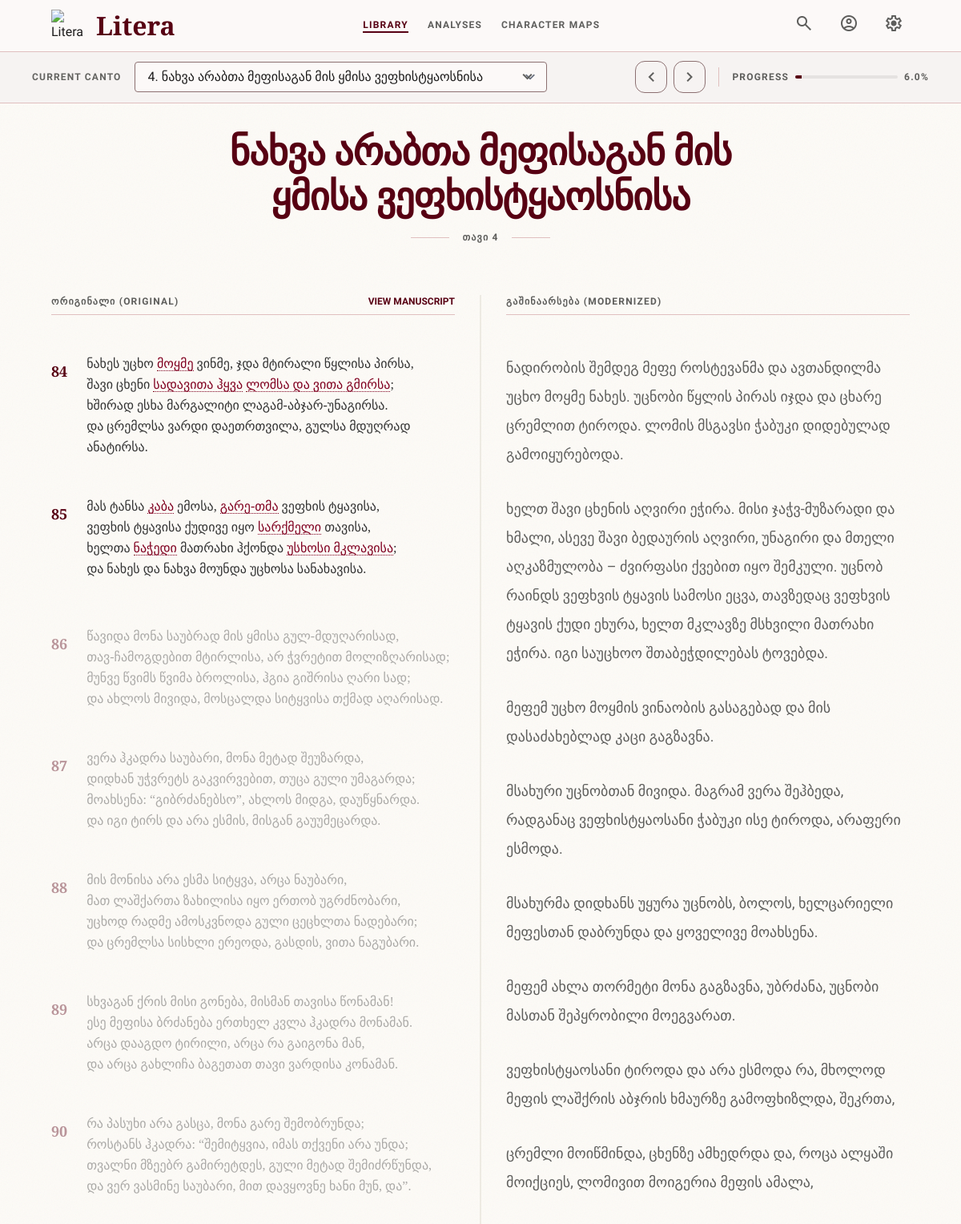
The page /vefxistyaosani/4 (upper part) on the database its author committed.
### models.py (models this page shows, shortened)
class ModernChapter(db.Model):
    __tablename__ = "modern_chapters"
    id = db.Column(db.Integer, primary_key=True)
    chapter_id = db.Column(db.Integer, nullable=False, index=True)
    title = db.Column(db.String(255), nullable=True)
    strophe_start = db.Column(db.Integer, nullable=True, index=True)
    strophe_end = db.Column(db.Integer, nullable=True, index=True)
    text = db.Column(db.Text, nullable=False)
    source = db.Column(db.String(64), nullable=False, default="utvalavi", index=True)
    review_status = db.Column(db.String(16), nullable=False, default="draft")
    created_at = db.Column(db.DateTime, default=datetime.utcnow)
    __table_args__ = (
        db.UniqueConstraint("source", "chapter_id", name="uq_modern_chapter"),
    )
    @property
    def paragraphs(self):
        return [p.strip() for p in self.text.split("\n\n") if p.strip()]

class VefxistyaosaniLine(db.Model):
    __tablename__ = 'vefxistyaosani_lines'
    id = db.Column(db.Integer, primary_key=True)
    line = db.Column(db.Text, nullable=False)
    chapter = db.Column(db.String(255), nullable=True)
    chapter_id = db.Column(db.Integer, nullable=True)
    strophe_id = db.Column(db.Integer, nullable=True)
    line_id = db.Column(db.Integer, nullable=True)
    created_at = db.Column(db.DateTime, default=datetime.utcnow)

### db_loaders/reader_routes.py (the view)
@reader.route("/vefxistyaosani/<int:chapter>")
def vefxistyaosani_chapter(chapter):
    strophes, scheme, offset = _build_strophes(chapter)
    if not strophes:
        abort(404)
    modern = (
        ModernChapter.query.filter_by(chapter_id=chapter)
        .order_by(ModernChapter.source)
        .first()
    )
    chapters = _chapter_index()
    numbers = [c["number"] for c in chapters]
    position = numbers.index(chapter) if chapter in numbers else -1
    return render_template(
        "vefxistyaosani_chapter.html",
        chapter=chapter,
        title=(modern.title if modern else ""),
        strophes=strophes,
        modern_paragraphs=(modern.paragraphs if modern else []),
        modern_missing=(modern is None),
        gloss_scheme=scheme,
        gloss_offset=offset,
        gloss_total=sum(s["gloss_count"] for s in strophes),
        chapters=chapters,
        prev_chapter=(numbers[position - 1] if position > 0 else None),
        next_chapter=(
            numbers[position + 1] if 0 <= position < len(numbers) - 1 else None
        ),
    )

### db_loaders/reader_routes.py (called while the page is built)
def _resolve_alignment(strophe_numbers, by_global, by_local):
    if not strophe_numbers:
        return {}, 0, "none"
    lowest = min(strophe_numbers)
    candidates = []
    for label, bucket in (("local", by_local), ("global", by_global)):
        if not bucket:
            continue
        keys = set(bucket)
        candidates.append(
            (len(strophe_numbers & keys), 0, bucket, label)
        )
        offset = min(keys) - lowest
        if offset:
            hits = sum(1 for s in strophe_numbers if s + offset in keys)
            candidates.append((hits, offset, bucket, label + "+offset"))
    if not candidates:
        return {}, 0, "none"
    hits, offset, bucket, label = max(candidates, key=lambda c: c[0])
    if hits == 0:
        return {}, 0, "none"
    return bucket, offset, label

def _annotate(line, glosses):
    if not line:
        return Markup("")
    text = str(escape(line))
    if not glosses:
        return Markup(text)
    slots = []
    for term, gloss in glosses.items():
        pattern = re.compile(
            r"(?<![%s])(%s)(?![%s])" % (GEORGIAN, re.escape(str(escape(term))), GEORGIAN)
        )
        def _swap(match, _gloss=gloss):
            index = len(slots)
            slots.append((match.group(1), _gloss))
            return "\x00%d\x00" % index
        text = pattern.sub(_swap, text)
    def _expand(match):
        surface, gloss = slots[int(match.group(1))]
        return '<span class="gloss" data-gloss="%s" tabindex="0">%s</span>' % (
            escape(gloss),
            surface,
        )
    text = re.sub(r"\x00(\d+)\x00", _expand, text)
    return Markup(text)

def _chapter_index():
    numbers = [
        n
        for (n,) in VefxistyaosaniLine.query.with_entities(VefxistyaosaniLine.chapter_id)
        .distinct()
        .order_by(VefxistyaosaniLine.chapter_id)
        .all()
        if n is not None
    ]
    titles = {}
    modernised = set()
    for row in ModernChapter.query.all():
        modernised.add(row.chapter_id)
        if row.title:
            titles[row.chapter_id] = row.title
    return [
        {"number": n, "title": titles.get(n, ""), "modernised": n in modernised}
        for n in numbers
    ]

### templates/vefxistyaosani_chapter.html (shortened to what this page needs)
<!DOCTYPE html><html class="scroll-smooth" lang="ka" style=""><head>
<script src="https://cdn.tailwindcss.com?plugins=forms,container-queries"></script>
<script id="tailwind-config">
        tailwind.config = {
            darkMode: "class",
            theme: {
                extend: {
                    "colors": {
                        "on-primary-container": "#ff828a",
                        "on-error-container": "#93000a",
                        "surface-container": "#f0eded",
                        "on-tertiary": "#ffffff",
                        "on-background": "#1c1b1b",
                        "surface-container-low": "#f6f3f2",
                        "on-error": "#ffffff",
                        "secondary": "#5e5e5c",
                        "outline-variant": "#e0bfbf",
                        "primary": "#570013",
                        "surface-variant": "#e5e2e1",
                        "crimson-dark": "#5B0016",
                        "tertiary-fixed": "#ffe088",
                        "parchment-deep": "#F5F1E6",
                        "surface": "#fcf9f8",
                        "surface-dim": "#dcd9d9",
                        "secondary-fixed-dim": "#c8c6c3",
                        "on-secondary": "#ffffff",
                        "on-secondary-container": "#636360",
                        "secondary-fixed": "#e4e2de",
                        "on-primary-fixed-variant": "#8e0f28",
                        "surface-bright": "#fcf9f8",
                        "on-tertiary-container": "#4f3d00",
                        "error": "#ba1a1a",
                        "on-secondary-fixed-variant": "#474744",
                        "error-container": "#ffdad6",
                        "on-surface-variant": "#584141",
                        "on-surface": "#1c1b1b",
                        "inverse-primary": "#ffb3b5",
                        "surface-container-high": "#eae7e7",
                        "on-secondary-fixed": "#1b1c1a",
                        "charcoal-muted": "#333333",
                        "surface-container-highest": "#e5e2e1",
                        "background": "#fcf9f8",
                        "secondary-container": "#e1dfdc",
                        "primary-container": "#800020",
                        "surface-tint": "#af2b3e",
                        "primary-fixed-dim": "#ffb3b5",
                        "outline": "#8c7071",
                        "on-tertiary-fixed-variant": "#574500",
                        "tertiary": "#735c00",
                        "tertiary-container": "#cca730",
                        "tertiary-fixed-dim": "#e9c349",
                        "on-primary": "#ffffff",
                        "inverse-on-surface": "#f3f0ef",
                        "on-primary-fixed": "#40000b",
                        "inverse-surface": "#313030",
                        "primary-fixed": "#ffdada",
                        "surface-container-lowest": "#ffffff",
                        "on-tertiary-fixed": "#241a00"
                    },
                    "borderRadius": {
                        "DEFAULT": "0.125rem",
                        "lg": "0.25rem",
                        "xl": "0.5rem",
                        "full": "0.75rem"
                    },
                    "spacing": {
                        "container-max": "1120px",
                        "margin-mobile": "16px",
                        "unit": "8px",
                        "section-gap": "64px",
                        "gutter": "24px"
                    },
                    "fontFamily": {
                        "ebGaramond": ["EB Garamond", "serif"],
                        "hankenGrotesk": ["Hanken Grotesk", "sans-serif"]
                    },
                    "fontSize": {
                        "headline-sm": ["24px", {"lineHeight": "32px", "fontWeight": "500"}],
                        "body-lg": ["18px", {"lineHeight": "28px", "fontWeight": "400"}],
                        "display-lg": ["48px", {"lineHeight": "56px", "letterSpacing": "-0.02em", "fontWeight": "600"}],
                        "label-caps": ["12px", {"lineHeight": "16px", "letterSpacing": "0.1em", "fontWeight": "600"}],
                        "headline-md": ["32px", {"lineHeight": "40px", "fontWeight": "500"}],
                        "body-md": ["16px", {"lineHeight": "24px", "fontWeight": "400"}]
                    }
                }
            }
        }
    </script>
</head>
<body class="bg-background text-on-background font-hankenGrotesk antialiased">
<header class="fixed top-0 w-full z-50 bg-background border-b border-outline-variant">
  <div class="max-w-container-max mx-auto h-16 flex justify-between items-center px-gutter">
    <div class="flex items-center gap-4">
      <img alt="Litera Monogram" class="h-10 w-10" src="https://lh3.googleusercontent.com/aida/AP1WRLvPqPc8F7VrvqT9pAu-xUrGgZ9s3h6pq4oSRlaXUgGZML_JX2Il89fC4bmUVHhP2EjhbFeiKC14X7YBr8-14eoWGV31B33TRHSAfxznL42x6Y_UbCSUskJQbr97GmJWIcHAVCtH1OwrsojI_y_yhvXXQTmftB5uDrj0uQFPgPBZXhWuQHGRi8L9tM080DeantPxVDHXkk0l7WUhJdT5Rzno9rR6HnGdQGIx9Yd212YhuX7rmiDzEKySSQyY">
      <h1 class="font-ebGaramond text-headline-md font-bold text-primary">Litera</h1>
    </div>
    <div class="hidden md:flex items-center gap-8">
      <nav class="flex gap-6">
        <a class="font-label-caps text-label-caps text-primary border-b-2 border-primary transition-colors duration-200" href="#">LIBRARY</a>
        <a class="font-label-caps text-label-caps text-secondary hover:text-primary transition-colors duration-200" href="#">ANALYSES</a>
        <a class="font-label-caps text-label-caps text-secondary hover:text-primary transition-colors duration-200" href="#">CHARACTER MAPS</a>
      </nav>
    </div>
    <div class="flex items-center gap-4">
      <button class="p-2 text-secondary hover:text-primary transition-colors">
        <span class="material-symbols-outlined">search</span>
      </button>
      <button class="p-2 text-secondary hover:text-primary transition-colors">
        <span class="material-symbols-outlined">account_circle</span>
      </button>
      <button class="p-2 text-secondary hover:text-primary transition-colors">
        <span class="material-symbols-outlined">settings</span>
      </button>
    </div>
  </div>
</header>
<nav class="fixed top-16 w-full z-40 bg-surface-container-low border-b border-outline-variant py-3 px-gutter">
<div class="max-w-container-max mx-auto flex flex-wrap items-center justify-between gap-4">
<div class="flex items-center gap-4">
<span class="font-label-caps text-label-caps text-on-secondary-container">CURRENT CANTO</span>
<div class="relative group" style="opacity: 1; transform: translateY(0px); transition: 0.6s cubic-bezier(0.16, 1, 0.3, 1);">
<select class="chapters appearance-none bg-background border border-outline px-4 py-1.5 pr-10 rounded-lg text-body-md font-hankenGrotesk focus:ring-2 focus:ring-primary focus:border-primary outline-none cursor-pointer" onchange="if(this.value) location.href=this.value;">
    {% for c in chapters %}
        <option value="/vefxistyaosani/{{ c.number }}" {% if c.number == chapter %}selected{% endif %}>
            {{ c.number }}. {{ c.title or "—" }}{% if not c.modernised %} (დამუშავებული არ არის){% endif %}
        </option>
    {% endfor %}
</select>
</div>
</div>
<div class="flex items-center gap-2">
<a class="flex items-center justify-center w-10 h-10 rounded-full border border-outline text-secondary hover:bg-primary hover:text-white transition-all {% if not prev_chapter %}opacity-30 pointer-events-none{% endif %}" href="/vefxistyaosani/{{ prev_chapter or chapter }}">
<span class="material-symbols-outlined">chevron_left</span>
</a>
<a class="flex items-center justify-center w-10 h-10 rounded-full border border-outline text-secondary hover:bg-primary hover:text-white transition-all {% if not next_chapter %}opacity-30 pointer-events-none{% endif %}" href="/vefxistyaosani/{{ next_chapter or chapter }}">
<span class="material-symbols-outlined">chevron_right</span>
</a>
<div class="flex items-center gap-2 text-secondary">
<span class="font-label-caps text-label-caps">PROGRESS</span>
<div class="w-32 h-1 bg-surface-variant rounded-full overflow-hidden">
<div class="h-full bg-primary" style="width: {{ (chapter / chapters|length * 100)|round }}%"></div>
</div>
<span class="font-label-caps text-label-caps">{{ (chapter / chapters|length * 100)|round }}%</span>
</div>
</div>
</div>
</nav>
<main class="pt-40 pb-20 parchment-texture min-h-screen">
<div class="max-w-container-max mx-auto px-gutter relative">
<div class="text-center mb-16 max-w-2xl mx-auto">
<h2 class="font-ebGaramond text-display-lg text-primary mb-4">{{ title or "ამბავი როსტევან არაბთა მეფისა" }}</h2>
<div class="flex justify-center items-center gap-4">
<span class="h-[1px] w-12 bg-outline-variant"></span>
<span class="font-label-caps text-label-caps tracking-widest text-secondary">თავი {{ chapter }}</span>
<span class="h-[1px] w-12 bg-outline-variant"></span>
</div>
</div>
<div class="grid grid-cols-1 md:grid-cols-2 gap-x-16 relative">
<section class="space-y-12 mb-16 md:mb-0">
<div class="flex items-center justify-between border-b border-outline-variant pb-2 mb-8">
<h3 class="font-label-caps text-label-caps text-secondary">ორიგინალი (ORIGINAL)</h3>
<button class="text-primary hover:underline text-xs font-semibold">VIEW MANUSCRIPT</button>
</div>
                    {% for s in strophes %}
<div class="flex gap-6 group" style="opacity: 1; transform: translateY(0px); transition: 0.6s cubic-bezier(0.16, 1, 0.3, 1);">
<div class="pt-2">
<span class="font-ebGaramond font-bold text-primary text-body-lg">{{ s.number }}</span>
</div>
<div class="font-ebGaramond text-quote-display leading-relaxed text-charcoal-muted">
                            {% for line in s.lines %}
                                {{ line|safe }}{% if not loop.last %}<br>{% endif %}
                            {% endfor %}
                        </div>
</div>
                    {% endfor %}
                </section>
<section class="space-y-12">
<div class="flex items-center border-b border-outline-variant pb-2 mb-8">
<h3 class="font-label-caps text-label-caps text-secondary">გაშინაარსება (MODERNIZED)</h3>
</div>
<div class="font-hankenGrotesk text-body-lg leading-loose text-secondary space-y-8">
                        {% if modern_missing %}
                            <p class="italic text-secondary/60">ამ თავის გაშინაარსებული ტექსტი ბაზაში ჯერ არ არის.</p>
                        {% else %}
                            {% for p in modern_paragraphs %}
                                <p class="">{{ p }}</p>
                            {% endfor %}
                        {% endif %}
                    </div>
</section>
</div>
</div>
</main>
</body></html>

### templates/vefxistyaosani_chapter.html (style rules this page uses)
.gloss { color: #800020; cursor: help; position: relative; border-bottom: 1px dotted #800020; outline: none; }
.gloss::after { content: attr(data-gloss); position: absolute; left: 50%; bottom: 100%; transform: translate(-50%, -0.4rem); background: #1b1b1b; color: #fff; font-size: 0.85rem; line-height: 1.4; font-family: system-ui, sans-serif; padding: 0.4rem 0.6rem; border-radius: 6px; white-space: normal; width: max-content; max-width: 22rem; box-shadow: 0 4px 14px rgba(0,0,0,0.3); opacity: 0; visibility: hidden; transition: opacity 0.12s ease; z-index: 30; pointer-events: none; }
.gloss::before { content: ""; position: absolute; left: 50%; bottom: 100%; transform: translate(-50%, 0.25rem); border: 5px solid transparent; border-top-color: #1b1b1b; opacity: 0; visibility: hidden; transition: opacity 0.12s ease; z-index: 31; pointer-events: none; }
.material-symbols-outlined { font-variation-settings: 'FILL' 0, 'wght' 400, 'GRAD' 0, 'opsz' 24; }
.parchment-texture { background-color: #FDFBF7; }

### rows shown on the page
ModernChapter: title "ნახვა არაბთა მეფისაგან მის ყმისა ვეფხისტყაოსნისა"
VefxistyaosaniLine: line "ხშირად ესხა მარგალიტი ლაგამ-აბჯარ-უნაგირსა."
VefxistyaosaniLine: line "და ცრემლსა ვარდი დაეთრთვილა, გულსა მდუღრად ანატირსა."
VefxistyaosaniLine: line "და ნახეს და ნახვა მოუნდა უცხოსა სანახავისა."
VefxistyaosaniLine: line "წავიდა მონა საუბრად მის ყმისა გულ-მდუღარისად,"
VefxistyaosaniLine: line "თავ-ჩამოგდებით მტირლისა, არ ჭვრეტით მოლიზღარისად;"
VefxistyaosaniLine: line "მუნვე წვიმს წვიმა ბროლისა, ჰგია გიშრისა ღარი სად;"
VefxistyaosaniLine: line "და ახლოს მივიდა, მოსცალდა სიტყვისა თქმად აღარისად."
VefxistyaosaniLine: line "ვერა ჰკადრა საუბარი, მონა მეტად შეუზარდა,"
VefxistyaosaniLine: line "დიდხან უჭვრეტს გაკვირვებით, თუცა გული უმაგარდა;"
VefxistyaosaniLine: line "მოახსენა: “გიბრძანებსო”, ახლოს მიდგა, დაუწყნარდა."
VefxistyaosaniLine: line "და იგი ტირს და არა ესმის, მისგან გაუუმეცარდა."
VefxistyaosaniLine: line "მის მონისა არა ესმა სიტყვა, არცა ნაუბარი,"
VefxistyaosaniLine: line "მათ ლაშქართა ზახილისა იყო ერთობ უგრძნობარი,"
VefxistyaosaniLine: line "უცხოდ რადმე ამოსკვნოდა გული ცეცხლთა ნადებარი;"
VefxistyaosaniLine: line "და ცრემლსა სისხლი ერეოდა, გასდის, ვითა ნაგუბარი."
VefxistyaosaniLine: line "სხვაგან ქრის მისი გონება, მისმან თავისა წონამან!"
VefxistyaosaniLine: line "ესე მეფისა ბრძანება ერთხელ კვლა ჰკადრა მონამან."
VefxistyaosaniLine: line "არცა დააგდო ტირილი, არცა რა გაიგონა მან,"
VefxistyaosaniLine: line "და არცა გახლიჩა ბაგეთათ თავი ვარდისა კონამან."
VefxistyaosaniLine: line "რა პასუხი არა გასცა, მონა გარე შემობრუნდა;"
VefxistyaosaniLine: line "როსტანს ჰკადრა: “შემიტყვია, იმას თქვენი არა უნდა;"
VefxistyaosaniLine: line "თვალნი მზეებრ გამირეტდეს, გული მეტად შემიძრწუნდა,"
VefxistyaosaniLine: line "და ვერ ვასმინე საუბარი, მით დავყოვნე ხანი მუნ, და”."

### other values the page prints
{{ (chapter / chapters|length * 100)|round }} "6.0"
{{ chapter }} "4"
{{ s.number }} "84" "85" "86" "87" "88" "89" "90"
{{ line|safe }} "ნახეს უცხო მოყმე ვინმე, ჯდა მტირალი წყლისა პირსა," "შავი ცხენი სადავითა ჰყვა ლომსა და ვითა გმირსა ;" "მას ტანსა კაბა ემოსა, გარე-თმა ვეფხის ტყავისა," "ვეფხის ტყავისა ქუდივე იყო სარქმელი თავისა," "ხელთა ნაჭედი მათრახი ჰქონდა უსხოსი მკლავისა ;"
{{ p }} "ნადირობის შემდეგ მეფე როსტევანმა და ავთანდილმა უცხო მოყმე ნახეს. უცნობი წყლის პირას იჯდა და ცხარე ცრემლით ტიროდა. ლომის მსგავსი ჭაბუკი დიდებულად გამოიყურებოდა." "მეფემ უცხო მოყმის ვინაობის გასაგებად და მის დასაძახებლად კაცი გაგზავნა." "მსახური უცნობთან მივიდა. მაგრამ ვერა შეჰბედა, რადგანაც ვეფხისტყაოსანი ჭაბუკი ისე ტიროდა, არაფერი ესმოდა." "მსახურმა დიდხანს უყურა უცნობს, ბოლოს, ხელცარიელი მეფესთან დაბრუნდა და ყოველივე მოახსენა." "მეფემ ახლა თორმეტი მონა გაგზავნა, უბრძანა, უცნობი მასთან შეპყრობილი მოეგვარათ." "ვეფხისტყაოსანი ტიროდა და არა ესმოდა რა, მხოლოდ მეფის ლაშქრის აბჯრის ხმაურზე გამოფხიზლდა, შეკრთა," "ცრემლი მოიწმინდა, ცხენზე ამხედრდა და, როცა ალყაში მოიქციეს, ლომივით მოიგერია მეფის ამალა,"
form field value "4. ნახვა არაბთა მეფისაგან მის ყმისა ვეფხისტყაოსნისა"
